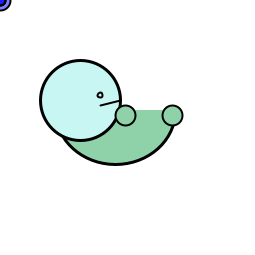
Frame 1 (no input)
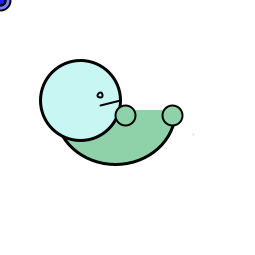
Frame 60 (the mouse pressed at the canvas centre just before this capture)
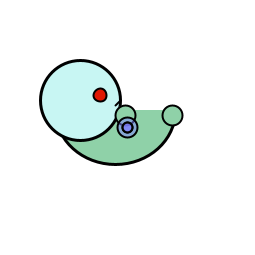
Frame 120 (the mouse held since frame 60 and released just before this capture)

The Processing sketch that drew these frames (run headless with seeded random() and noise(); from frame 60 on, the mouse is pressed at the canvas centre):

// Processing sketch: processing_23956
// ── processing_23956.pde

//variables
int arcX = 115;
int arcY = 110;
int ellipseY = 115;
int eyeX = 5;
int eyeY = 13;
int lip1 = 100;
int XP = 80;
int YP = 100;

//floats
float r; 
float g; 
float b; 
float a;
float diam; 
float x; 
float y;

//turtle floats
float eyeR; 
float eyeG; 
float eyeB;

void drawBall() {
  smooth ();
  stroke(0,0,0);
  fill(mouseX,mouseY,255,127);
  ellipse(mouseX,mouseY,20,20);

 smooth ();
  stroke(0,0,0);
  fill(mouseX,mouseY,255,127);
  ellipse(mouseX,mouseY,10,10);

  smooth ();
  stroke(0,0,0);
  fill(mouseX,mouseY,255,127);
  ellipse(mouseX,mouseY,10,10);
}

void drawTurtle() {
   //body//
 strokeWeight(3);
 fill(143,209,168,255);
 arc(arcX, arcY, XP+40, YP+8, 0, PI/2);
 arc(arcX, arcY, XP+40, YP+8, PI/2, PI);
 
 //head//
  smooth();
  strokeWeight(3);
  fill(200,246,243,255);
  ellipse(XP,YP,80,80);
  
  //eye
  smooth();
  strokeWeight(2);
    
  if (mousePressed) {
    eyeR = random(255); 
    eyeG = random(255); 
    eyeB = random(255); 
    fill(eyeR,eyeG,eyeB);
    ellipse(XP+20,YP-5,eyeY,eyeY);
  }else{
    ellipse(XP+20,YP-5,eyeX,eyeX);
  }
  
  //mouth 
   if (mousePressed) {
    line(XP+40,YP,ellipseY,105);
  }else{
    line(XP+40,YP,lip1,105);
  }
  
  //hands//
  fill(143,209,168,255);
  strokeWeight(2);
  stroke(0,0,0);
  ellipse(XP+45,YP+15,20,20);
  
  strokeWeight(2);
  stroke(0,0,0);
  ellipse(XP+92,YP+15,20,20);
}
  
void setup(){
  size(255,255);
  background(0);
  
  }

void draw () {
  background(255);
  
   // Fill all variables with random values 
  r = random(255); 
  g = random(255); 
  b = random(255); 
  a = random(255); 
  diam = random(20); 
  x = random(width); 
  y = random(height);
// Use values to draw an ellipse 
//stroke(0); 
fill(r,g,b,a); 
ellipse(x,y,diam,diam);
  drawTurtle();
  drawBall();
 }
